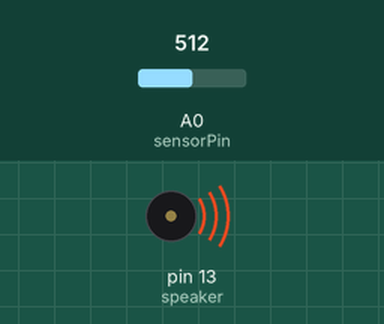
Recording of a sketch running on a simulated Arduino Uno, built with avr-gcc and run on an emulated ATmega328P. On the bench: buzzer (waves = sounding). The test bench sets the inputs (shaded band); at power-on: A0 (sensorPin) = 512.

Above: at 7.5 s.
7.6 s: A0 (sensorPin) set to 106
13.1 s: A0 (sensorPin) set to 92
16.5 s: A0 (sensorPin) set to 122
At 23.79 s:
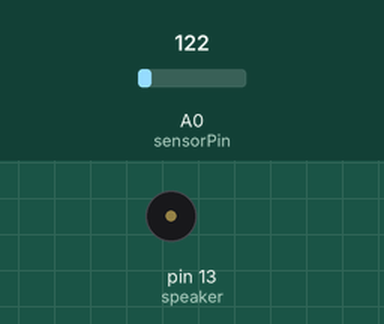
Timing chart, 0 to 29.6 s (numbered marks = the images above; inputs shaded):
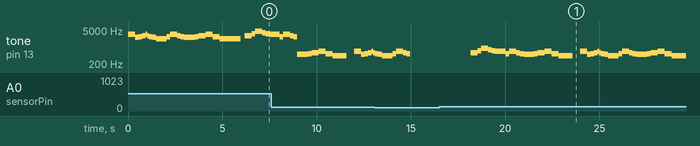

Measured:
- after the input at 16.5 s, tone on pin 13 (speaker): plays 587 Hz for 0.38 s, 698 Hz for 0.19 s, 880 Hz for 0.38 s, 784 Hz for 0.19 s, 698 Hz for 0.19 s, 659 Hz for 0.56 s … (35 notes in this stretch), starting after 1.7 s
- by itself, tone on pin 13 (speaker): plays 3295 Hz for 0.38 s, 2470 Hz for 0.19 s, 2615 Hz for 0.19 s, 2935 Hz for 0.19 s, 3295 Hz for 0.09 s, 2935 Hz for 0.09 s … (25 notes in this stretch)

The sketch:

Lab_04.ino
```cpp
//Lab_04
//Michael Sherman
//All work here is honestly obtained and is my own.
//9 January, 2015

//Define Speaker Port:
int speaker = 13;

//Variables for note lengths
int tempo = 1500;
int w = tempo;
int h = w/2;
int q = h/2;
int e = q/2;
int s = e/2;

//Constants for Pitch
int r = 0; //rest
int c4 = 261;
int d4 = 293;
int e4 = 330;
int f4 = 350;
int g4 = 392;
int a4 = 440;
int b4 = 494;
int c5 = 523;
int d5 = 587;
int e5 = 659;
int f5 = 698;
int g5 = 784;
int a5 = 880;
int b5 = 988;

//Functions to play Tetris

void tetris1() {
  //the transpose variable worked with the analogue read operation to change the octaves of the notes
  int trans = analogRead(0)/100;
  //the Notes array contains all the notes for two measures at a time and the rhythm array contains the different note lengths.
  int lineANotes [] = {e5, b4, c5, d5, e5, d5, c5, b4, a4, a4, c5, e5, d5, c5};
  int lineARhythym [] = {q, e, e, e, s, s, e, e, q, e, e, q, e, e};
  for (int n=0;n<14;n++) {
    //the trans varaible is multiplied by the Notes Array to change the pitch
    tone(speaker, lineANotes[n] * trans, lineARhythym[n]);
    delay(lineARhythym[n]);
  }//end loop A
}//end tetris1

void tetris2() {
  int trans = analogRead(0)/100;
  int lineBNotes [] = {b4, c5, d5, e5, c5, a4, a4};
  int lineBRhythym [] = {q+e, e, q, q, q, q, h};
  for (int n=0;n<7;n++) {
    tone(speaker, lineBNotes[n]*trans, lineBRhythym[n]);
    delay(lineBRhythym[n]);
  }//end loop B
}//end tetris2

void tetris3 () {
  int trans = analogRead(0)/100;
  int lineCNotes [] = {r, d5, f5, a5, g5, f5, e5, c5, e5, d5, c5};
  int lineCRhythym [] = {e, q, e, q, e, e, q+e, e, q, e, e};
  for (int n=0;n<11;n++) {
    tone(speaker, lineCNotes[n]*trans, lineCRhythym[n]);
    delay(lineCRhythym[n]);
  }//end loop C
}//end tetris3

void tetris4 () {
  int trans = analogRead(0)/100;
  int lineDNotes [] = {b4, b4, c5, d5, e5, c5, a4, a4, r};
  int lineDRhythym [] = {q, e, e, q, q, q, q, q, q};
  for (int n=0;n<9;n++) {
    tone(speaker, lineDNotes[n]*trans, lineDRhythym[n]);
    delay(lineDRhythym[n]);
  }//end loop D
}//end tetris4

int sensorPin = 0;
int sensorValue = 0;

//Set up code
void setup() {
  //Set Speaker Pin to Output
  pinMode(speaker, OUTPUT);
}//end setup

//Loop code
void loop () {
  tetris1();
  tetris2();
  tetris3();
  tetris4();
  sensorValue = analogRead(sensorPin); //reads the sensor pin value
  //use the sensorValue in output function
}//End loop
```
